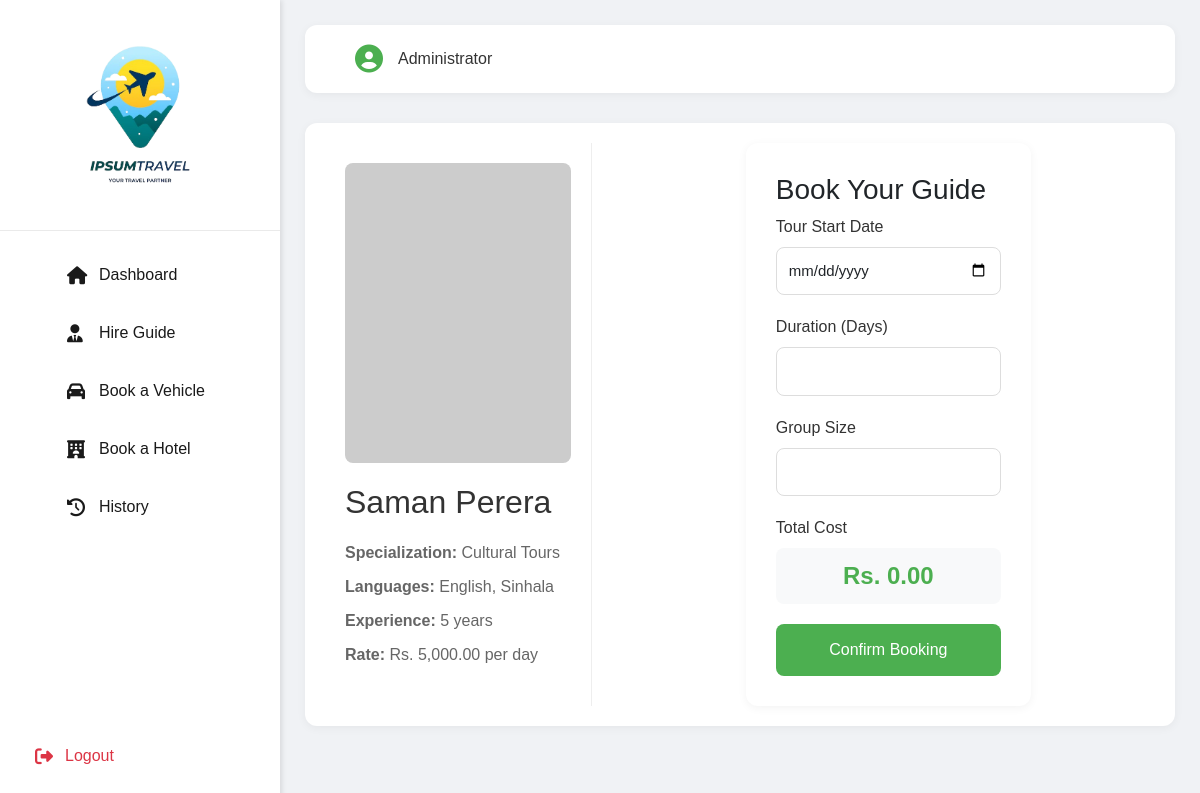
/pages/dashboard/book-guide-form.php?guide_id=1 (signed in), run on the app's committed database.
### tables this page shows
CREATE TABLE guides (
    guide_id INT AUTO_INCREMENT PRIMARY KEY,
    name VARCHAR(100) NOT NULL,
    language VARCHAR(50) NOT NULL,
    experience_years INT NOT NULL,
    daily_rate DECIMAL(10,2) NOT NULL,
    specialization VARCHAR(100) NOT NULL,
    district VARCHAR(50) NOT NULL,
    imageUrl VARCHAR(255) NOT NULL,

    rating DECIMAL(3,2) DEFAULT 5.00,
    contact_number VARCHAR(15) NOT NULL
);

### pages/dashboard/book-guide-form.php (the view, shortened to what this page needs)
<?php
require_once '../../config/db_connect.php';
$guide_id = $_GET['guide_id'];
$sql = "SELECT * FROM guides WHERE guide_id = ?";
$stmt = $conn->prepare($sql);
$stmt->bind_param("i", $guide_id);
$stmt->execute();
$result = $stmt->get_result();
$guide = $result->fetch_assoc();
?>
<!DOCTYPE html>
<html lang="en">
<head>
    <link rel="stylesheet" href="https://cdnjs.cloudflare.com/ajax/libs/font-awesome/6.4.0/css/all.min.css">
    <link href="https://cdn.jsdelivr.net/npm/bootstrap@5.1.3/dist/css/bootstrap.min.css" rel="stylesheet">
    <link rel="stylesheet" href="../../css/dashboard.css">
</head>
<body>
    <div class="dashboard-container">
        <?php include 'includes/sidebar.php'; ?>
        <div class="main-content">
            <header>
                <div class="user-profile">
                    <i class="fas fa-user-circle"></i>
                    <span><?php echo htmlspecialchars($_SESSION['fullname']); ?></span>
                </div>
            </header>
            <div class="booking-container">
                <div class="guide-details">
                    <img
                        src="<?php echo $guide['imageUrl']; ?>"
                        onerror="handleImageError(this)"
                        alt="<?php echo $guide['name']; ?>"
                        class="guide-image"
                    >
                    <div class="guide-info">
                        <h2><?php echo $guide['name']; ?></h2>
                        <p><strong>Specialization:</strong> <?php echo $guide['specialization']; ?></p>
                        <p><strong>Languages:</strong> <?php echo $guide['language']; ?></p>
                        <p><strong>Experience:</strong> <?php echo $guide['experience_years']; ?> years</p>
                        <p><strong>Rate:</strong> Rs. <?php echo number_format($guide['daily_rate'], 2); ?> per day</p>
                    </div>
                </div>
                <div class="booking-form">
                    <h3>Book Your Guide</h3>
                    <form id="guideBookingForm" action="process-guide-booking.php" method="POST">
                        <div class="form-group">
                            <label for="tour_date">Tour Start Date</label>
                            <input type="date" id="tour_date" name="tour_date" class="form-control" required min="<?php echo date('Y-m-d'); ?>">
                        </div>
                        <div class="form-group">
                            <label for="duration_days">Duration (Days)</label>
                            <input type="number" id="duration_days" name="duration_days" class="form-control" required min="1" max="30">
                        </div>
                        <div class="form-group">
                            <label for="group_size">Group Size</label>
                            <input type="number" id="group_size" name="group_size" class="form-control" required min="1">
                        </div>
                        <div class="form-group">
                            <label>Total Cost</label>
                            <div class="total-cost">
                                Rs. <span id="totalCost">0.00</span>
                            </div>
                        </div>
                        <button type="submit" class="btn btn-primary">Confirm Booking</button>
                    </form>
                </div>
            </div>
        </div>
    </div>
</body>
</html>

### css/dashboard.css (style rules this page uses)
* { margin: 0; padding: 0; box-sizing: border-box; font-family: Arial, sans-serif; }
.dashboard-container { display: flex; min-height: 100vh; background-color: #f0f2f5; }
.booking-container { display: grid; grid-template-columns: 1fr 2fr; gap: 30px; padding: 20px; background: white; border-radius: 12px; box-shadow: 0 2px 10px rgba(0,0,0,0.05); }
.guide-details { padding: 20px; border-right: 1px solid #eee; }
.guide-image { width: 100%; height: 300px; object-fit: cover; border-radius: 8px; margin-bottom: 20px; }
.guide-info h2 { margin-bottom: 20px; color: #333; }
.guide-info p { margin-bottom: 10px; color: #666; }
.total-cost { font-size: 24px; font-weight: bold; color: #4CAF50; padding: 10px; background: #f8f9fa; border-radius: 8px; text-align: center; }
.main-content { flex: 1; margin-left: 280px; padding: 25px; }
header { background-color: #ffffff; padding: 20px 30px; border-radius: 12px; box-shadow: 0 2px 10px rgba(0,0,0,0.05); margin-bottom: 30px; display: flex; justify-content: space-between; align-items: center; }
.user-profile { display: flex; align-items: center; gap: 15px; padding-left: 20px; }
.user-profile span { font-size: 16px; font-weight: 500; color: #333; }
.user-profile i { font-size: 28px; color: #4CAF50; }
.booking-form { background-color: #ffffff; padding: 30px; border-radius: 12px; box-shadow: 0 2px 10px rgba(0,0,0,0.05); max-width: 800px; margin: 0 auto; }
.form-group { margin-bottom: 20px; }
.form-group label { display: block; margin-bottom: 8px; font-weight: 500; color: #333; }
.form-group input, .form-group select { width: 100%; padding: 12px; border: 1px solid #ddd; border-radius: 8px; font-size: 15px; transition: border-color 0.3s ease; }
button.btn { background-color: #4CAF50; color: white; padding: 14px 28px; border: none; border-radius: 8px; cursor: pointer; font-size: 16px; font-weight: 500; width: 100%; transition: background-color 0.3s ease; }
.btn-primary { margin-top: auto; }
.btn-primary { background-color: #4CAF50; border: none; padding: 10px 20px; }

### data on the page
guides: name "Saman Perera", specialization "Cultural Tours", language "English, Sinhala", experience_years "5", daily_rate "5,000.00"

### other printed values
$_SESSION['fullname'] "Administrator"
